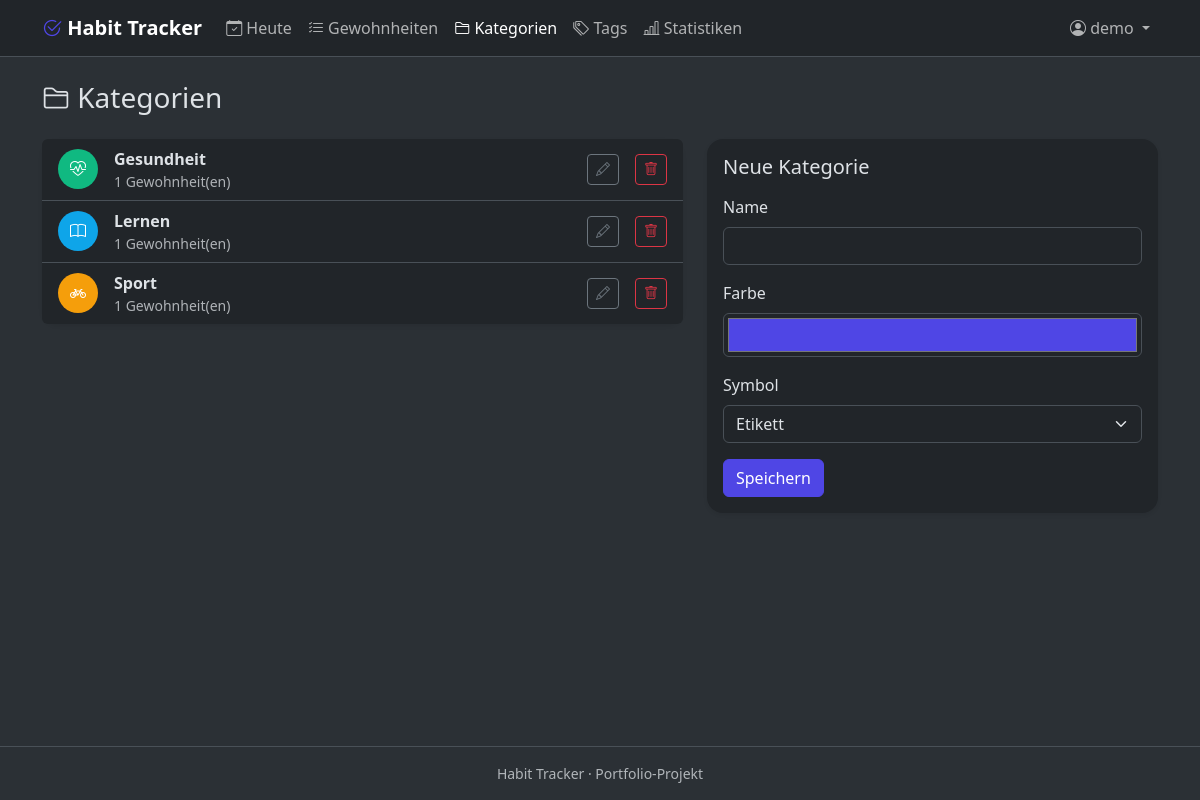
The page /kategorien (signed in) on the database its author committed.
### app/models.py (models this page shows, shortened)
class User(UserMixin, db.Model):
    __tablename__ = "users"
    __table_args__ = (db.CheckConstraint("theme IN ('light', 'dark')", name="ck_users_theme"),)
    id = db.Column(db.Integer, primary_key=True)
    username = db.Column(db.String(30), unique=True, nullable=False)
    email = db.Column(db.String(120), unique=True, nullable=False)
    password_hash = db.Column(db.String(256), nullable=False)
    created_at = db.Column(db.DateTime, nullable=False, default=utcnow)
    theme = db.Column(db.String(10), nullable=False, default="light")
    categories = db.relationship("Category", back_populates="user", cascade="all, delete-orphan")
    habits = db.relationship("Habit", back_populates="user", cascade="all, delete-orphan")
    tags = db.relationship("Tag", back_populates="user", cascade="all, delete-orphan")

class Category(db.Model):
    __tablename__ = "categories"
    __table_args__ = (db.UniqueConstraint("user_id", "name", name="uq_categories_user_name"),)
    id = db.Column(db.Integer, primary_key=True)
    user_id = db.Column(db.Integer, db.ForeignKey("users.id", ondelete="CASCADE"), nullable=False, index=True)
    name = db.Column(db.String(50), nullable=False)
    color = db.Column(db.String(7), nullable=False, default="#6c757d")
    icon = db.Column(db.String(50), nullable=False, default="bi-tag")
    user = db.relationship("User", back_populates="categories")
    habits = db.relationship("Habit", back_populates="category")

### app/habits/routes.py (the view, shortened to what this page needs)
@bp.route("/kategorien", methods=["GET", "POST"])
@login_required
def categories():
    form = CategoryForm(data={"color": "#4f46e5", "icon": "bi-tag"})
    return render_template("habits/categories.html", form=form, categories=user_categories(), editing=None)

### app/forms.py (shortened to what this page needs)
class CategoryForm(BaseForm):
    name = StringField("Name", filters=[clean], validators=[
        DataRequired(message="Bitte gib einen Namen ein."),
        Length(max=50, message="Der Name darf höchstens 50 Zeichen lang sein."),
    ])
    color = StringField("Farbe", widget=ColorInput(), validators=[
        Regexp(r"^#[0-9a-fA-F]{6}$", message="Bitte wähle eine gültige Farbe."),
    ])
    icon = SelectField("Symbol", choices=ICON_CHOICES)
    submit = SubmitField("Speichern")
    def __init__(self, *args, editing_id=None, **kwargs):
        super().__init__(*args, **kwargs)
        self.editing_id = editing_id

### app/forms.py (called while the page is built)
def clean(value):
    return value.strip() if isinstance(value, str) else value

### app/habits/routes.py (called while the page is built)
def user_categories():
    return db.session.scalars(
        select(Category).where(Category.user_id == current_user.id).order_by(func.lower(Category.name))
    ).all()

### app/models.py (called while the page is built)
@login_manager.user_loader
def load_user(user_id):
    try:
        return db.session.get(User, int(user_id))
    except (TypeError, ValueError):
        return None

### app/templates/habits/categories.html (shortened to what this page needs)
{% extends "base.html" %}
{% from "_macros.html" import render_field, render_select, csrf_field %}
{% block content %}
<h1 class="h3 mb-4"><i class="bi bi-folder2"></i> Kategorien</h1>
<div class="row g-4">
  <div class="col-lg-7">
    <div class="card shadow-sm">
      <div class="list-group list-group-flush rounded">
        {% for category in categories %}
          <div class="list-group-item d-flex align-items-center gap-3 {% if editing and editing.id == category.id %}bg-body-tertiary{% endif %}">
            <span class="rounded-circle d-inline-flex align-items-center justify-content-center text-white flex-shrink-0"
                  style="width: 2.5rem; height: 2.5rem; background-color: {{ category.color }}">
              <i class="bi {{ category.icon }}"></i>
            </span>
            <div class="flex-grow-1">
              <div class="fw-semibold">{{ category.name }}</div>
              <div class="small text-body-secondary">{{ category.habits|length }} Gewohnheit(en)</div>
            </div>
            <a class="btn btn-outline-secondary btn-sm" aria-label="Bearbeiten"
               href="{{ url_for('habits.edit_category', category_id=category.id) }}"><i class="bi bi-pencil"></i></a>
            <button type="button" class="btn btn-outline-danger btn-sm" aria-label="Löschen"
                    data-confirm-action="{{ url_for('habits.delete_category', category_id=category.id) }}"
                    data-confirm-text="Die Kategorie „{{ category.name }}“ wird gelöscht. Die Gewohnheiten darin bleiben erhalten.">
              <i class="bi bi-trash"></i>
            </button>
          </div>
        {% else %}
          <div class="list-group-item text-center text-body-secondary py-4">Du hast noch keine Kategorien.</div>
        {% endfor %}
      </div>
    </div>
  </div>
  <div class="col-lg-5">
    <div class="card shadow-sm">
      <div class="card-body">
        <h2 class="h5 mb-3">{{ 'Kategorie bearbeiten' if editing else 'Neue Kategorie' }}</h2>
        <form method="post" novalidate>
          {{ render_field(form.name, maxlength=50) }}
          {{ render_field(form.color) }}
          {{ render_select(form.icon) }}
          <div class="d-flex gap-2">
            {{ form.submit(class_="btn btn-primary") }}
          </div>
        </form>
      </div>
    </div>
  </div>
</div>
{% endblock %}

### app/templates/base.html (shortened to what this page needs)
<!DOCTYPE html>
<html lang="de" data-bs-theme="{{ current_user.theme if current_user.is_authenticated else 'light' }}">
<head>
  <link href="https://cdn.jsdelivr.net/npm/bootstrap@5.3.3/dist/css/bootstrap.min.css" rel="stylesheet">
  <link href="https://cdn.jsdelivr.net/npm/bootstrap-icons@1.11.3/font/bootstrap-icons.min.css" rel="stylesheet">
  <link href="{{ url_for('static', filename='css/style.css') }}" rel="stylesheet">
</head>
<body class="d-flex flex-column min-vh-100">
  {% set endpoint = request.endpoint or '' %}
  <nav class="navbar navbar-expand-lg bg-body border-bottom sticky-top">
    <div class="container">
      <a class="navbar-brand fw-bold" href="{{ url_for('main.index') }}">
        <i class="bi bi-check2-circle"></i> Habit Tracker
      </a>
      <div class="collapse navbar-collapse" id="mainNav">
        <ul class="navbar-nav me-auto">
          {% if current_user.is_authenticated %}
            <li class="nav-item">
              <a class="nav-link {% if endpoint == 'main.dashboard' %}active{% endif %}"
                 href="{{ url_for('main.dashboard') }}"><i class="bi bi-calendar-check"></i> Heute</a>
            </li>
            <li class="nav-item">
              <a class="nav-link {% if endpoint in ('habits.index', 'habits.create', 'habits.edit') %}active{% endif %}"
                 href="{{ url_for('habits.index') }}"><i class="bi bi-list-check"></i> Gewohnheiten</a>
            </li>
            <li class="nav-item">
              <a class="nav-link {% if endpoint in ('habits.categories', 'habits.edit_category') %}active{% endif %}"
                 href="{{ url_for('habits.categories') }}"><i class="bi bi-folder2"></i> Kategorien</a>
            </li>
            <li class="nav-item">
              <a class="nav-link {% if endpoint in ('habits.tags', 'habits.edit_tag') %}active{% endif %}"
                 href="{{ url_for('habits.tags') }}"><i class="bi bi-tags"></i> Tags</a>
            </li>
            <li class="nav-item">
              <a class="nav-link {% if endpoint == 'stats.index' %}active{% endif %}"
                 href="{{ url_for('stats.index') }}"><i class="bi bi-bar-chart-line"></i> Statistiken</a>
            </li>
          {% endif %}
        </ul>
        <ul class="navbar-nav ms-auto align-items-lg-center">
          {% if current_user.is_authenticated %}
            <li class="nav-item dropdown">
              <a class="nav-link dropdown-toggle" href="#" role="button" data-bs-toggle="dropdown" aria-expanded="false">
                <i class="bi bi-person-circle"></i> {{ current_user.username }}
              </a>
            </li>
          {% else %}
            <li class="nav-item"><a class="nav-link" href="{{ url_for('auth.login') }}">Anmelden</a></li>
            <li class="nav-item ms-lg-2">
              <a class="btn btn-primary btn-sm" href="{{ url_for('auth.register') }}">Registrieren</a>
            </li>
          {% endif %}
        </ul>
      </div>
    </div>
  </nav>
  <main class="container py-4 flex-grow-1">
    {% block content %}{% endblock %}
  </main>
  <footer class="border-top py-3 text-center text-body-secondary small">
    Habit Tracker &middot; Portfolio-Projekt
  </footer>
  <div class="toast-container position-fixed top-0 end-0 p-3" id="toast-container">
  </div>
</body>
</html>

### app/static/css/style.css (style rules this page uses)
:root { --ht-primary: #4f46e5; --ht-primary-dark: #4338ca; --ht-radius: 1rem; }
body { background-color: var(--bs-tertiary-bg); }
.navbar-brand i, .text-primary { color: var(--ht-primary) !important; }
.btn-primary { --bs-btn-bg: var(--ht-primary); --bs-btn-border-color: var(--ht-primary); --bs-btn-hover-bg: var(--ht-primary-dark); --bs-btn-hover-border-color: var(--ht-primary-dark); --bs-btn-active-bg: #3730a3; --bs-btn-active-border-color: #3730a3; --bs-btn-disabled-bg: var(--ht-primary); --bs-btn-disabled-border-color: var(--ht-primary); }
.card { border: 0; border-radius: var(--ht-radius); }
input[type="color"].form-control { height: 2.75rem; padding: 0.25rem; }
.toast-container { z-index: 1100; }

### rows shown on the page
User: username "demo"
Category: name "Gesundheit", habits|length "1"
Category: name "Lernen", habits|length "1"
Category: name "Sport", habits|length "1"

### other values the page prints
{{ 'Kategorie bearbeiten' if editing else 'Neue Kategorie' }} "Neue Kategorie"
{{ field.label(class_="form-label") }} "Name Farbe"
{{ field.label(class_="form-label") }} "Symbol"
